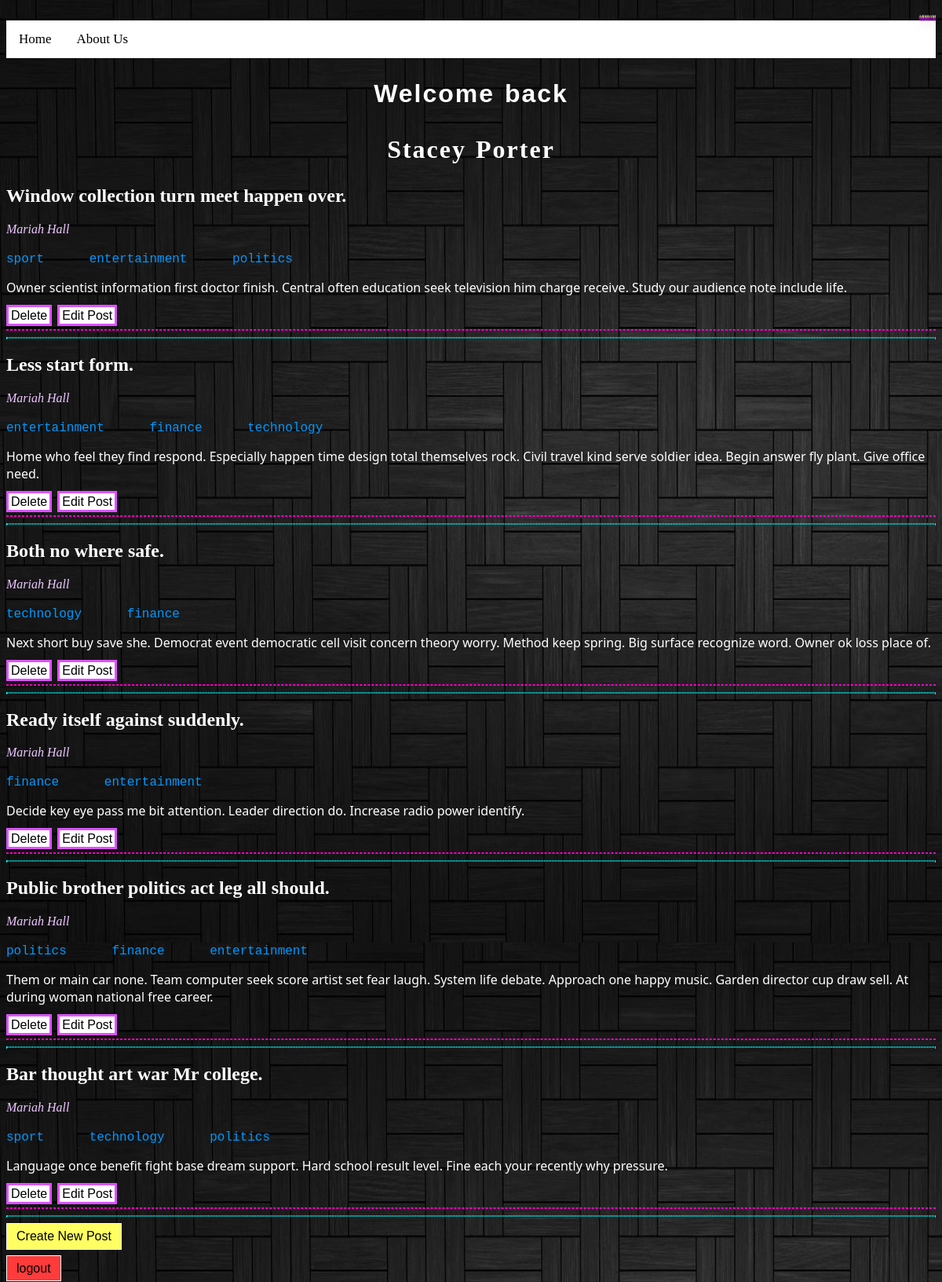
The app's page /dashboard (signed in) with its own data.
### weblog.py (models this page shows)
class User(db.Model, UserMixin):
    id = db.Column(db.Integer, primary_key=True)
    name = db.Column(db.String(50), nullable=False)
    username = db.Column(db.String(50), nullable=False, unique=True)
    password = db.Column(db.String(30), nullable=False)
    role = db.Column(db.String(10), nullable=False)
    posts = db.relationship('Post', backref='author')

class Post(db.Model):
    id = db.Column(db.Integer, primary_key=True)
    title = db.Column(db.String(200), nullable=False)
    image = db.Column(db.String(200))
    video = db.Column(db.String(200))
    content = db.Column(db.String(1000), nullable=False)
    date_created = db.Column(db.DateTime, default=datetime.now())
    author_id = db.Column(db.Integer, db.ForeignKey('user.id'))
    labels = db.relationship('Tag', secondary='post_tag', backref='posts_labeled')

class Tag(db.Model):
    id = db.Column(db.Integer, primary_key=True)
    name = db.Column(db.String(50), nullable=False)

### weblog.py (the view)
@app.route('/dashboard')
@login_required
def dashboard():
    posts = Post.query.filter_by(author_id=current_user.id)
    return render_template('dashboard.html', user=current_user, posts=posts)

### weblog.py (called while the page is built)
@login_manager.user_loader
def load_user(user_id):
    return User.query.get(int(user_id))

### templates/dashboard.html (shortened to what this page needs)
{% extends 'base.html' %}
{% block content %}
<div class="AS">
    <span>A</span>
    <span>R</span>
    <span>S</span>
    <span>H</span>
    <span>A</span>
    <span>M</span>
</div>
<link rel="stylesheet" href="{{url_for('static', filename='main4.css')}}">
<div class="topnav">
    <a href="{{url_for('index')}}">Home</a>
    <a class="toolb" href="{{url_for('about')}}">About Us</a>
</div>
<h1>Welcome back <h1><b>{{user.username}}</b></h1></h1>
{% for post in posts %}
    <h2>{{post.title}}</h2>
    <i>{{post.author.name}}</i>
    <p>{% for tag in post.labels %}<a class="tagss" href="/tag/{{tag.name}}">{{tag.name}}      </a>{% endfor %}</p>
    <p>{{post.content}}</p>
    <a class="delete" href="/delete/{{post.id}}">Delete</a>
    <a class="edit" href="/edit/{{post.id}}">Edit Post</a>
    <hr>
    <hr>
{% endfor %}
<a class="new_post" href="{{url_for('new_post')}}">Create New Post</a>
<br>
<a class="logout" href="{{url_for('logout')}}">logout</a>
{% endblock %}

### static/main4.css (style rules this page uses)
a.delete { white-space: pre-wrap; }
html { color: white; background-image: url("blackback.jpeg") }
p { font-family:'Segoe UI', Tahoma, Geneva, Verdana, sans-serif }
.tagss:link { color: #0099ff; text-decoration: none; white-space:pre-wrap; font-family: 'Courier New', Courier, monospace; }
i { color: rgb(237, 199, 255); }
.new_post:link, .new_post:visited { background-color: rgb(255, 255, 100); color: black; padding: 7px 12px; margin-bottom: 15px; text-decoration: none; display: inline-block; border: 0.15px solid white; text-align: left; font-family:sans-serif }
.logout:link, .logout:visited { background-color: rgb(255, 59, 59); color: black; padding: 7px 12px; text-decoration: none; border: 0.15px solid white; font-family:sans-serif }
h1 { text-align: center; letter-spacing: 2px; font-family: Impact, Haettenschweiler, 'Arial Narrow Bold', sans-serif; word-spacing: 2px; padding: 6px; }
hr { border: 1px dashed rgb(255, 0, 200); }
hr+hr { border: 1.5px dotted rgb(0, 245, 245); }
.edit:link, .edit:visited { color: black; background-color: white; border : 3px solid rgb(221, 83, 255); padding: 2px 3px; text-decoration: none; font-family:'Franklin Gothic Medium', 'Arial Narrow', Arial, sans-serif }
.delete:link, .delete:visited { color: black; background-color: white; border : 3px solid rgb(221, 83, 255); padding: 2px 3px; text-decoration: none; font-family: Arial, Helvetica, sans-serif; margin-right: 3px; font-family:'Franklin Gothic Medium', 'Arial Narrow', Arial, sans-serif }
h1>b { font-family:cursive }
.topnav { overflow: hidden; background-color: #ffffff; }
.topnav a { float: left; color: #000000; text-align: center; padding: 14px 16px; text-decoration: none; font-size: 17px; }
.AS { height: 100px; }
.AS span { position: relative; top: 10px; margin-bottom: 12.75px; display: inline-block; animation: bounce .3s ease infinite alternate; font-family: 'Titan One'cursive; font-size: 5px; color: #fff; text-shadow: 0 1px 0 rgb(255, 230, 0), 0 2px 0 rgb(195, 0, 255), 0 3px 0 rgb(195, 0, 255), 0 4px 0 rgb(195, 0, 255), 0 5px 0 rgb(195, 0, 255), 0 6px 0 transparent, 0 7px 0 transparent, 0 8px 0 transparent, 0 9px 0 transparent, 0 10px 10px rgba(0, 0, 0, 0.4); }
.AS span:nth-child(2) { animation-delay: .1s; }
.AS span:nth-child(3) { animation-delay: .2s; }
.AS span:nth-child(4) { animation-delay: .3s; }
.AS span:nth-child(5) { animation-delay: .4s; }
.AS span:nth-child(6) { animation-delay: .5s; }
.AS { width: 100%; height: 100%; background: rgba(255, 253, 253, 0); -webkit-font-smoothing: antialiased; display: flex; justify-content: right; align-items: right; }

### records on screen
User: username "Stacey Porter"
Post: title "Window collection turn meet happen over.", author.name "Mariah Hall", content "Owner scientist information first doctor finish. Central often education seek television him charge receive. Study our audience note include life."
Tag: name "sport"
Tag: name "entertainment"
Tag: name "politics"
Post: title "Less start form.", author.name "Mariah Hall", content "Home who feel they find respond. Especially happen time design total themselves rock. Civil travel kind serve soldier idea. Begin answer fly plant. Give office need."
Tag: name "finance"
Tag: name "technology"
Post: title "Both no where safe.", author.name "Mariah Hall", content "Next short buy save she. Democrat event democratic cell visit concern theory worry. Method keep spring. Big surface recognize word. Owner ok loss place of."
Post: title "Ready itself against suddenly.", author.name "Mariah Hall", content "Decide key eye pass me bit attention. Leader direction do. Increase radio power identify."
Post: title "Public brother politics act leg all should.", author.name "Mariah Hall", content "Them or main car none. Team computer seek score artist set fear laugh. System life debate. Approach one happy music. Garden director cup draw sell. At during woman national free career."
Post: title "Bar thought art war Mr college.", author.name "Mariah Hall", content "Language once benefit fight base dream support. Hard school result level. Fine each your recently why pressure."
